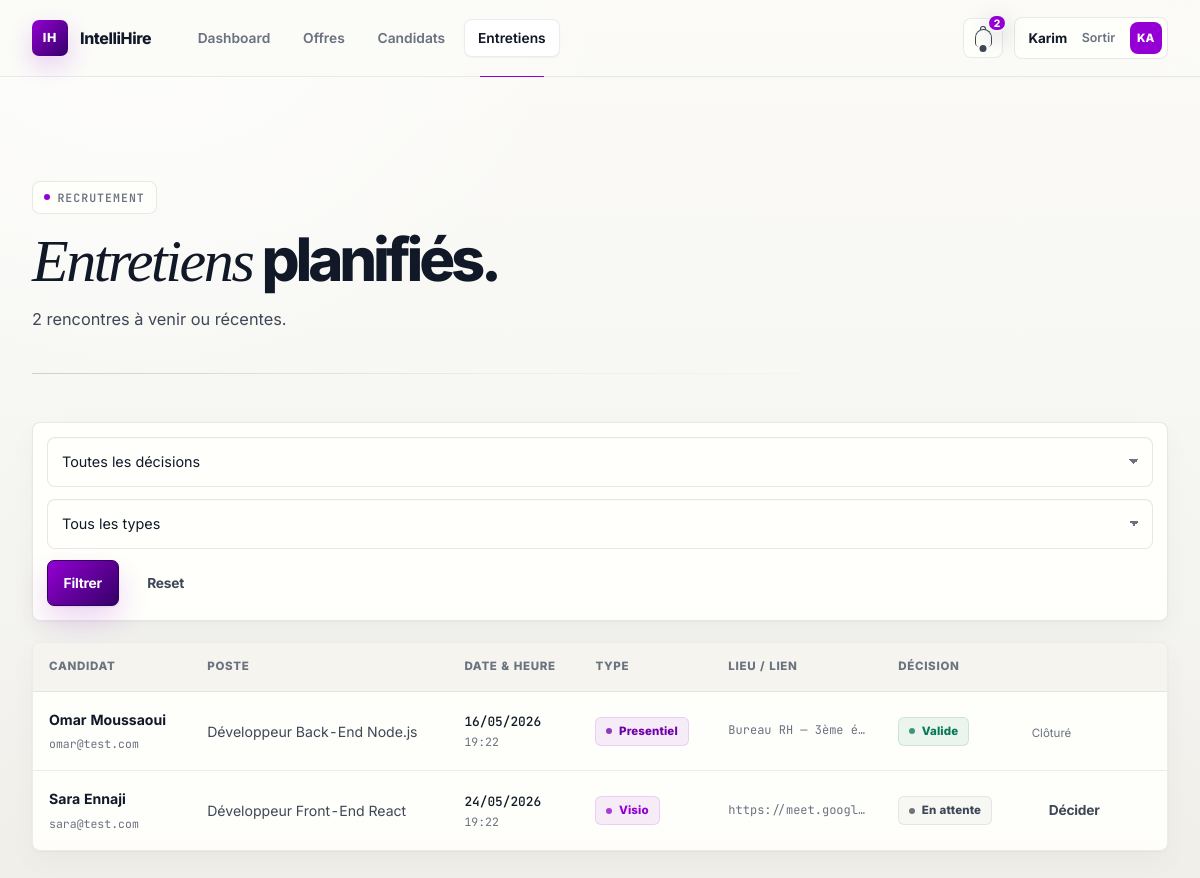
/index.php?url=entretiens (signed in), run on the app's committed database.
### tables this page shows
CREATE TABLE `entretien` (
  `id_entretien`   INT AUTO_INCREMENT PRIMARY KEY,
  `id_candidature` INT NOT NULL UNIQUE,
  `date_entretien` DATETIME NOT NULL,
  `type_entretien` ENUM('Presentiel','Visio','Telephonique') NOT NULL DEFAULT 'Presentiel',
  `lieu_ou_lien`   VARCHAR(255) DEFAULT '',
  `decision`       ENUM('En_attente','Valide','Refuse') NOT NULL DEFAULT 'En_attente',
  `compte_rendu`   TEXT DEFAULT '',
  `created_at`     DATETIME NOT NULL DEFAULT CURRENT_TIMESTAMP,
  `updated_at`     DATETIME NOT NULL DEFAULT CURRENT_TIMESTAMP ON UPDATE CURRENT_TIMESTAMP,
  FOREIGN KEY (`id_candidature`) REFERENCES `candidature`(`id_candidature`) ON DELETE CASCADE
);

CREATE TABLE `utilisateur` (
  `id_user`      INT AUTO_INCREMENT PRIMARY KEY,
  `nom`          VARCHAR(100) NOT NULL,
  `prenom`       VARCHAR(100) NOT NULL,
  `email`        VARCHAR(191) NOT NULL UNIQUE,
  `mot_de_passe` VARCHAR(255) NOT NULL,
  `id_role`      INT NOT NULL,
  `actif`        TINYINT(1) NOT NULL DEFAULT 1,
  `created_at`   DATETIME NOT NULL DEFAULT CURRENT_TIMESTAMP,
  `updated_at`   DATETIME NOT NULL DEFAULT CURRENT_TIMESTAMP ON UPDATE CURRENT_TIMESTAMP,
  FOREIGN KEY (`id_role`) REFERENCES `role`(`id_role`) ON DELETE RESTRICT
);

CREATE TABLE `offre_emploi` (
  `id_offre`     INT AUTO_INCREMENT PRIMARY KEY,
  `titre`        VARCHAR(255) NOT NULL,
  `description`  TEXT NOT NULL,
  `type_contrat` ENUM('CDI','CDD','Stage','Freelance') NOT NULL DEFAULT 'CDI',
  `localisation` VARCHAR(255) DEFAULT '',
  `statut`       ENUM('Brouillon','Publiee','Cloturee','Archivee') NOT NULL DEFAULT 'Brouillon',
  `id_recruteur` INT DEFAULT NULL,
  `created_at`   DATETIME NOT NULL DEFAULT CURRENT_TIMESTAMP,
  `updated_at`   DATETIME NOT NULL DEFAULT CURRENT_TIMESTAMP ON UPDATE CURRENT_TIMESTAMP,
  FOREIGN KEY (`id_recruteur`) REFERENCES `utilisateur`(`id_user`) ON DELETE SET NULL
);

### public/index.php (called while the page is built, shortened)
<?php
spl_autoload_register(function (string $class): void {
    $dirs = [
        ROOT . '/config/',
        ROOT . '/app/core/',
        ROOT . '/app/models/',
        ROOT . '/app/services/',
        ROOT . '/app/controllers/',
    ];
    foreach ($dirs as $dir) {
        $file = $dir . $class . '.php';
        if (file_exists($file)) {
            return;
        }
    }
});
$app = new App();
$app->run();

### config/database.php (called while the page is built, shortened)
<?php
class Database
{
    private static ?Database $instance = null;
    private PDO $connection;
    private function __construct()
    {
        $this->host     = $this->env('DB_HOST', 'localhost');
        $this->dbname   = $this->env('DB_NAME', 'intellihire');
        $this->username = $this->env('DB_USER', 'root');
        $this->password = $this->env('DB_PASS', '');
        $this->charset  = $this->env('DB_CHARSET', 'utf8mb4');
        $dsn = "mysql:host={$this->host};dbname={$this->dbname};charset={$this->charset}";
        $options = [
            PDO::ATTR_ERRMODE            => PDO::ERRMODE_EXCEPTION,
            PDO::ATTR_DEFAULT_FETCH_MODE => PDO::FETCH_ASSOC,
            PDO::ATTR_EMULATE_PREPARES   => false,
        ];
        try {
            $this->connection = new PDO($dsn, $this->username, $this->password, $options);
        } catch (PDOException $e) {
            die('<div style="font-family:monospace;background:#0d1520;color:#f43f5e;padding:2rem;border-radius:8px;margin:2rem auto;max-width:600px">
                <h2>❌ Erreur de connexion à la base de données</h2>
                <p>' . htmlspecialchars($e->getMessage()) . '</p>
                <p style="color:#94a3b8;font-size:.85rem">Vérifiez <code>config/database.php</code> et assurez-vous que MySQL est démarré.</p>
            </div>');
        }
    }
    public static function getInstance(): static
    {
        if (self::$instance === null) {
            self::$instance = new static();
        }
        return self::$instance;
    }
    public function getConnection(): PDO
    {
        return $this->connection;
    }
    private function env(string $key, string $default): string
    {
        $value = getenv($key);
        return $value === false ? $default : $value;
    }
}

### config/mail.php (called while the page is built)
<?php
return [
    'host'       => getenv('MAIL_HOST') ?: 'smtp.gmail.com',
    'port'       => (int)(getenv('MAIL_PORT') ?: 587),
    'username'   => getenv('MAIL_USERNAME') ?: '',
    'password'   => getenv('MAIL_PASSWORD') ?: '',
    'encryption' => getenv('MAIL_ENCRYPTION') ?: 'tls',
    'from_email' => getenv('MAIL_FROM_EMAIL') ?: 'noreply@intellihire.com',
    'from_name'  => getenv('MAIL_FROM_NAME') ?: 'IntelliHire',
    'debug'      => (int)(getenv('MAIL_DEBUG') ?: 0),
];

### app/controllers/EntretienController.php (called while the page is built, shortened)
<?php
class EntretienController
{
    private EntretienService   $entretienService;
    public function __construct()
    {
        $this->entretienService   = new EntretienService();
    }
    public function index(): void
    {
        $filters = [
            'decision'       => $_GET['decision']       ?? '',
            'type_entretien' => $_GET['type_entretien'] ?? '',
        ];
        $entretiens = $this->entretienService->getAll($filters);
        require ROOT . '/app/views/entretiens/index.php';
    }
}

### app/services/EntretienService.php (called while the page is built, shortened)
<?php
class EntretienService extends BaseService
{
    public function __construct() { $this->model = new Entretien(); }
}

### app/models/BaseModel.php (called while the page is built, shortened)
<?php
abstract class BaseModel
{
    public function __construct()
    {
        $this->db = Database::getInstance()->getConnection();
    }
}

### app/models/Entretien.php (called while the page is built, shortened)
<?php
class Entretien extends BaseModel
{
    public function getAll(array $filters = []): array
    {
        $sql = "SELECT e.*, o.titre AS titre_offre,
                       u.nom, u.prenom, u.email
                FROM entretien e
                JOIN candidature c    ON e.id_candidature = c.id_candidature
                JOIN offre_emploi o   ON c.id_offre       = o.id_offre
                JOIN profil_candidat p ON c.id_profil     = p.id_profil
                JOIN utilisateur u    ON p.id_user        = u.id_user
                WHERE 1=1";
        $params = [];
        $sql .= " ORDER BY e.date_entretien ASC";
        $stmt = $this->db->prepare($sql);
        $stmt->execute($params);
        return $stmt->fetchAll();
    }
}

### app/services/BaseService.php (called while the page is built, shortened)
<?php
abstract class BaseService
{
    protected BaseModel $model;
    public function getAll(array $f = []): array     { return $this->model->getAll($f); }
}

### app/views/entretiens/index.php (the view, shortened to what this page needs)
<?php require ROOT . '/app/views/layouts/header.php'; ?>
<div class="page-header">
  <div>
    <span class="page-eyebrow">Recrutement</span>
    <h1><em>Entretiens</em> planifiés.</h1>
    <p><?= count($entretiens) ?> rencontre<?= count($entretiens) !== 1 ? 's' : '' ?> à venir ou récente<?= count($entretiens) !== 1 ? 's' : '' ?>.</p>
  </div>
</div>
<form method="GET" action="<?= BASE_URL ?>/index.php" class="filter-bar">
  <select name="decision" class="form-control">
    <option value="">Toutes les décisions</option>
  </select>
  <select name="type_entretien" class="form-control">
    <option value="">Tous les types</option>
  </select>
  <button type="submit" class="btn btn-primary">Filtrer</button>
  <a href="<?= BASE_URL ?>/index.php?url=entretiens" class="btn btn-ghost">Reset</a>
</form>
<?php if (empty($entretiens)): ?>
  <div class="empty-state" style="padding:4rem">
    <div class="empty-icon"></div>
    <p>Aucun entretien planifié pour le moment.</p>
  </div>
<?php else: ?>
<div class="table-wrap">
  <table class="table">
    <thead>
      <tr>
        <th>Candidat</th>
        <th>Poste</th>
        <th>Date & Heure</th>
        <th>Type</th>
        <th>Lieu / Lien</th>
        <th>Décision</th>
        <th></th>
      </tr>
    </thead>
    <tbody>
      <?php foreach ($entretiens as $e): ?>
      <tr data-href="<?= BASE_URL ?>/index.php?url=candidatures/detail/<?= $e['id_candidature'] ?>">
        <td>
          <strong style="color:var(--text-primary)"><?= htmlspecialchars($e['prenom'] . ' ' . $e['nom']) ?></strong>
          <br><span style="font-size:.72rem;color:var(--text-muted);font-family:var(--font-mono)"><?= htmlspecialchars($e['email']) ?></span>
        </td>
        <td style="color:var(--text-secondary)"><?= htmlspecialchars($e['titre_offre']) ?></td>
        <td>
          <div style="font-weight:500;color:var(--text-primary);font-family:var(--font-mono);font-size:.8rem"><?= date('d/m/Y', strtotime($e['date_entretien'])) ?></div>
          <div style="font-size:.72rem;color:var(--text-muted);font-family:var(--font-mono)"><?= date('H:i', strtotime($e['date_entretien'])) ?></div>
        </td>
        <td>
          <span class="badge <?= $e['type_entretien'] === 'Visio' ? 'badge-candidat' : ($e['type_entretien'] === 'Telephonique' ? 'badge-manager' : 'badge-recruteur') ?>">
            <?= $e['type_entretien'] ?>
          </span>
        </td>
        <td style="font-size:.75rem;color:var(--text-muted);font-family:var(--font-mono);max-width:160px;overflow:hidden;text-overflow:ellipsis;white-space:nowrap">
          <?= htmlspecialchars($e['lieu_ou_lien']) ?>
        </td>
        <td>
          <span class="badge badge-<?= strtolower($e['decision']) ?>"><?= str_replace('_',' ',$e['decision']) ?></span>
        </td>
        <td>
          <?php if ($e['decision'] === 'En_attente'): ?>
            <button onclick="openDecision(<?= $e['id_entretien'] ?>, '<?= $e['decision'] ?>')"
                    class="btn btn-ghost btn-sm">Décider</button>
          <?php else: ?>
            <span style="font-size:.72rem;color:var(--text-muted)">Clôturé</span>
          <?php endif; ?>
        </td>
      </tr>
      <?php endforeach; ?>
    </tbody>
  </table>
</div>
<?php endif; ?>
<?php require ROOT . '/app/views/layouts/footer.php'; ?>

### app/core/App.php (shortened to what this page needs)
<?php
class App
{
    public function run(): void
    {
        $url    = trim($_GET['url'] ?? 'dashboard', '/');
        $parts  = explode('/', $url);
        $segment0 = $parts[0] ?? '';
        $segment1 = $parts[1] ?? '';
        $segment2 = $parts[2] ?? null;
        $action = $segment1 ?: 'index';
        $param  = $segment2;
        $candidates = [ucfirst($segment0) . 'Controller'];
        if (str_ends_with($segment0, 's')) {
            $candidates[] = ucfirst(rtrim($segment0, 's')) . 'Controller';
        }
        foreach ($candidates as $controllerName) {
            if (class_exists($controllerName)) {
                $controller = new $controllerName();
                if (method_exists($controller, $action)) {
                    $controller->$action($param);
                    return;
                }
                break;
            }
        }
    }
}

### data on the page
entretien: utilisateur.prenom+nom "Omar Moussaoui", utilisateur.email "omar@test.com", offre_emploi.titre "Développeur Back-End Node.js", date_entretien "16/05/2026", date_entretien "19:22", type_entretien "Presentiel", lieu_ou_lien "Bureau RH — 3ème é…", decision "Valide", shows "Clôturé"
entretien: utilisateur.prenom+nom "Sara Ennaji", utilisateur.email "sara@test.com", offre_emploi.titre "Développeur Front-End React", date_entretien "24/05/2026", date_entretien "19:22", type_entretien "Visio", lieu_ou_lien "https://meet.googl…", decision "En attente"

### other printed values
count($entretiens) "2"
